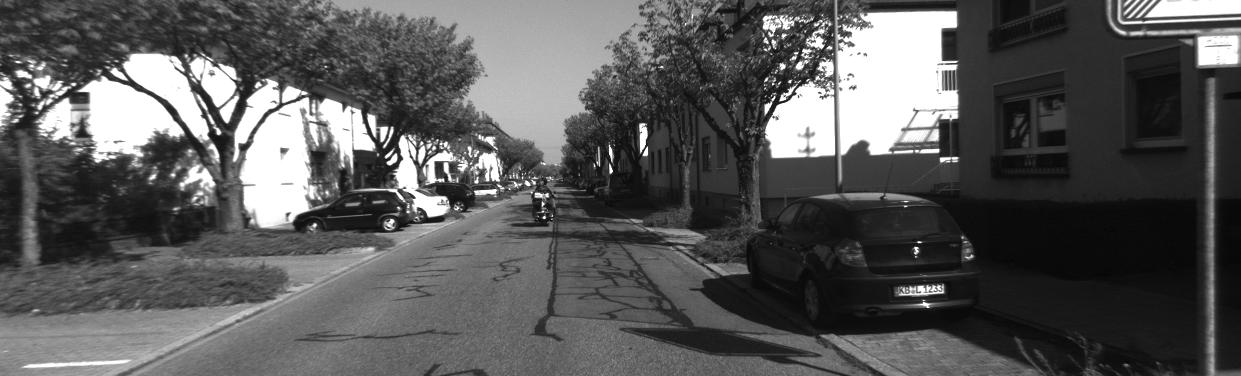
#> input picture src/lane_detection/000000.png, 1241 x 376 px
$ python LaneDetectorDemo.py   (Python 2 division)
#> lines starting #> are read from the running program, lines starting #| are printed output that depends on the picture
### src/lane_detection/LaneDetector.py
import numpy as np # written for 1.11
import cv2 as cv # written for 3.3.1


def coords_to_h_transform(coords):
    cols = coords.shape[1]
    ones = np.ones((1, cols))
    coords_h = np.vstack((coords, ones))
    return coords_h

def coords_h_to_coords_transform(coords_h):
    coords = np.divide(coords_h, coords_h[-1,:])
    return coords[:-1,:]

class CameraParams:
    # Hold K, D, FOV
    def __init__(self):
        pass

class LaneDetector:
    """
    This class detects lanes in an image and returns the polynomials that
    describe them.
    """

    def __init__(self, R = np.eye(3), t = np.zeros((3)), camera_params = CameraParams()):
        self.R = R
        self.t = t

        self.T = np.eye(4)
        self.T[0:3,0:3] = self.R
        self.T[0:3,3] = self.t

        self.params = camera_params

        self.config()

    def config(self):
        # Get ground plane info
        ground_plane_normal_w = np.array([[0],[0],[1]])
        self.normal_c = np.dot(self.R, ground_plane_normal_w)
        origin_w = np.asarray([[0],[0],[0]], np.float32)
        origin_c = self.map_w_to_c(origin_w)
        self.dot_const_c = np.dot(self.normal_c.T, origin_c)

        lane_vec_c = np.dot(self.R, np.asarray([[1],[0],[0]], np.float32))
        lane_vec_pix_c = np.dot(self.params.K, lane_vec_c)
        self.vanishing_point = coords_h_to_coords_transform(lane_vec_pix_c)

        # Get image config info
        height = self.params.height
        width = self.params.width
        self.ipm_top = self.vanishing_point[1] + 20 # experiment
        self.pixel_limits = np.asarray(
            [[0, self.ipm_top],
             [width, self.ipm_top],
             [0, height],
             [width, height]], np.float32).T

        self.world_limits = self.pixel_to_world(self.pixel_limits)


    # [62 lines left out: functions process_image, perspective_warp, filter, fit_splines, image_coord_limits, world_grid, not called in this run]

    def map_w_to_c(self, coords):
        return np.dot(self.R, coords_h_to_coords_transform(
            np.dot(self.T, coords_to_h_transform(coords))))

    def normalize_coords(self, coords):
        K_inv = np.linalg.inv(self.K)
        coords_h = coords_to_h_transform(coords)

    # [8 lines left out: function pixel_to_world, not called in this run]


### src/lane_detection/LaneDetectorDemo.py
import numpy as np
import matplotlib.pyplot as plt
import cv2

import LaneDetector

if __name__ == '__main__':
    np.set_printoptions(precision=5)
    np.set_printoptions(suppress=True)
    filename = "000000.png"
    img = cv2.imread(filename, 0)
#> img is the input picture: shape (376, 1241); min 6, max 255, mean 89
    img = cv2.cvtColor(img, cv2.COLOR_GRAY2RGB)

    height = img.shape[0]
#> height = 376
    width = img.shape[1]
#> width = 1241

    # Cropping out upper half b/c doesn't map to road
    cropped_img = img[img.shape[0]/2 : -1, :]
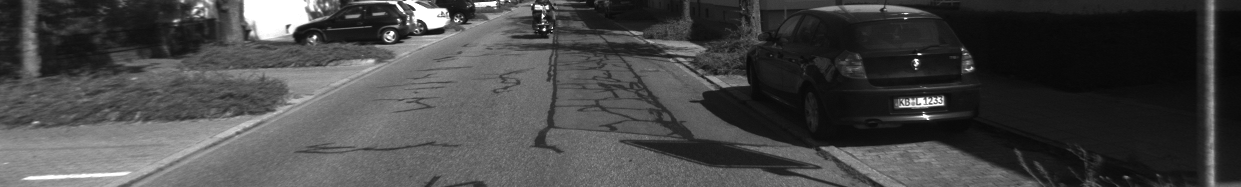
#> cropped_img: shape (187, 1241, 3); min 6, max 255, mean 70.8

    h = 1.65 # meters
    t = np.asarray([0, 0, -h], np.float32)
    # Map from world frame to camera frame
    R = np.asarray([[0, -1, 0],
                    [0, 0, -1],
                    [1, 0, 0]], np.float32)

    K = np.asarray([[718.856, 0, 607.1928],
                    [0, 718.856, 185.2157],
                    [0, 0, 1]], np.float32)
    D = np.asarray([0, 0, 0, 0, 0], np.float32)
    FOV_h = np.radians(91.2)
    FOV_v = np.radians(65.5)
    params = LaneDetector.CameraParams()
    params.K = K
    params.D = D
    params.FOV_h = FOV_h
    params.FOV_v = FOV_v
    params.height = height
#> params.height = 376
    params.width = width
#> params.width = 1241

#> (the run stopped early here; a loop or call above may not have finished)
